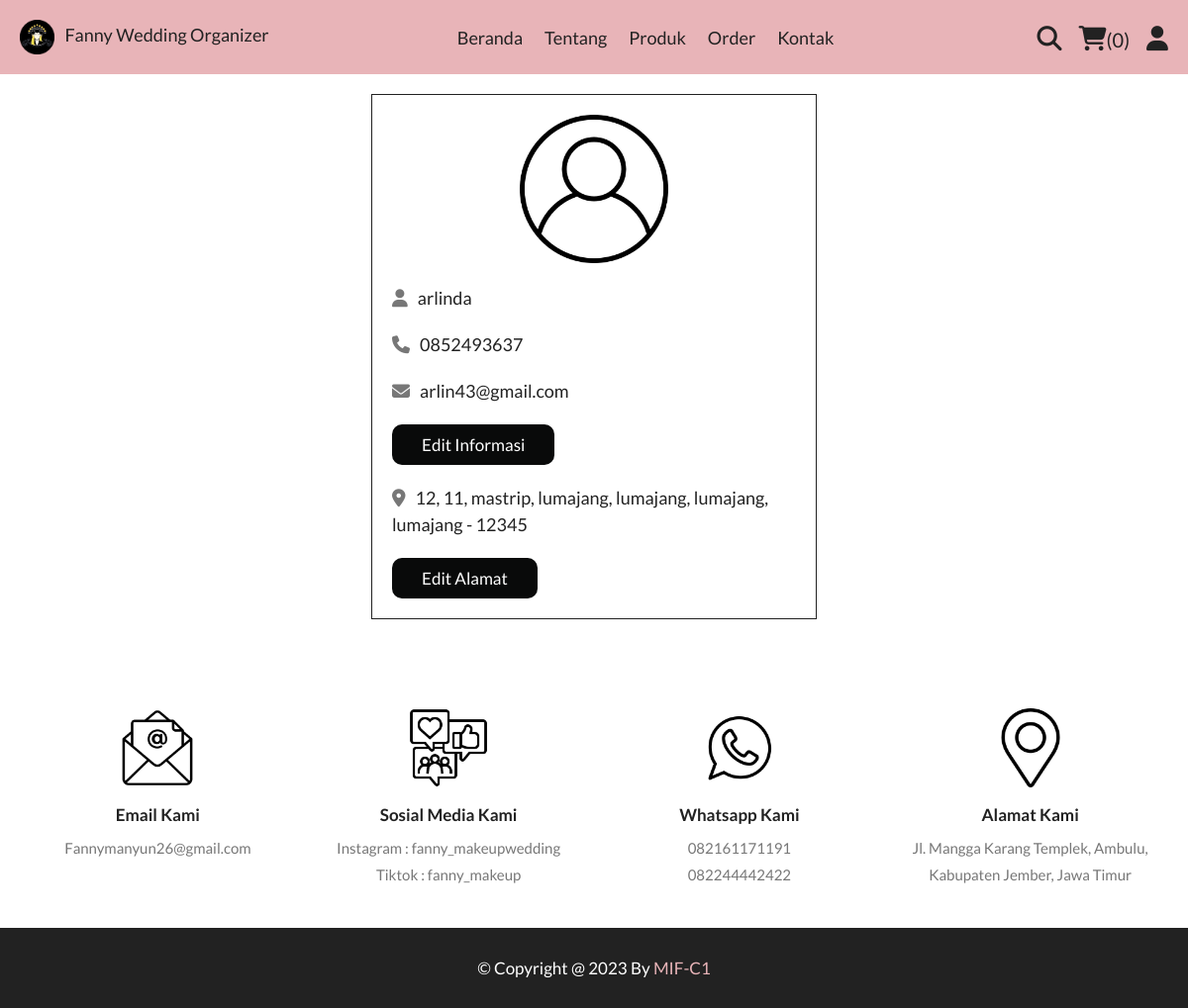
Before: /profile.php (signed in) with the older database file.
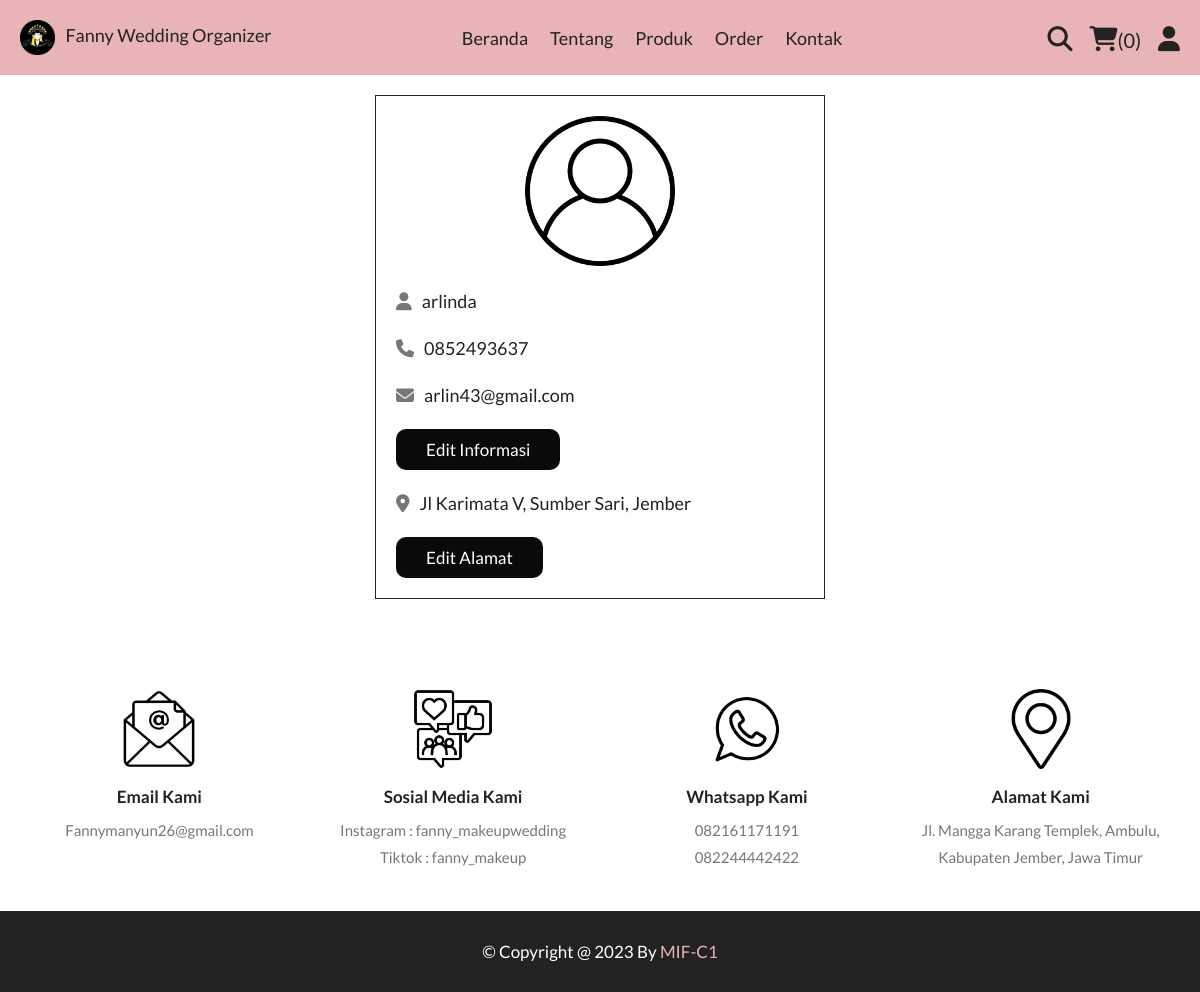
After: the same page with the newer database file.
### tables this page shows
CREATE TABLE `users` (
  `id` int(11) NOT NULL,
  `name` varchar(50) NOT NULL,
  `email` varchar(50) NOT NULL,
  `number` varchar(50) NOT NULL,
  `password` varchar(50) NOT NULL,
  `address` varchar(255) NOT NULL
);

### profile.php (the view, shortened to what this page needs)
<?php
include 'components/connect.php';
?>
<!DOCTYPE html>
<html lang="en">
<head>
   <link rel="stylesheet" href="https://cdnjs.cloudflare.com/ajax/libs/font-awesome/6.1.1/css/all.min.css">
   <link rel="stylesheet" href="https://stackpath.bootstrapcdn.com/font-awesome/4.7.0/css/font-awesome.min.css"
      type="text/css" media="all"/>
   <link rel="stylesheet" href="css/style.css">
</head>
<body>
<?php include 'components/user_header.php'; ?>
<section class="user-details">
   <div class="user">
      <img src="images/user-icon.png" alt="">
      <p><i class="fas fa-user"></i><span><span><?= $fetch_profile['name']; ?></span></span></p>
      <p><i class="fas fa-phone"></i><span><?= $fetch_profile['number']; ?></span></p>
      <p><i class="fas fa-envelope"></i><span><?= $fetch_profile['email']; ?></span></p>
      <a href="update_profile.php" class="btn">edit informasi</a>
      <p class="address"><i class="fas fa-map-marker-alt"></i><span><?php if($fetch_profile['address'] == ''){echo 'masukan alamat Anda';}else{echo $fetch_profile['address'];} ?></span></p>
      <a href="update_address.php" class="btn">edit alamat</a>
   </div>
</section>
<?php include 'components/footer.php'; ?>
</body>
</html>

### components/user_header.php (shortened to what this page needs)
<!DOCTYPE html>
<html lang="en">
<head>
   <link rel="stylesheet" href="css/head.css">
</head>
<body>
<header class="header">
   <section class="flex">
      <a class="logo" href="home.php">
        <img class="z" src="images/logofanny.png" width="35" height="35"> &nbsp; Fanny Wedding Organizer
      </a>
      <nav class="navbar">
         <a href="home.php">Beranda</a>
         <a href="about.php">Tentang</a>
         <a href="menu.php">Produk</a>
         <a href="orders.php">Order</a>
         <a href="contact.php">Kontak</a>
      </nav>
      <div class="icons">
         <?php
            $count_cart_items = $conn->prepare("SELECT * FROM `cart` WHERE user_id = ?");
            $count_cart_items->execute([$user_id]);
            $total_cart_items = $count_cart_items->rowCount();
         ?>
         <a href="search.php"><i class="fas fa-search"></i></a>
         <a href="cart.php"><i class="fas fa-shopping-cart"></i><span>(<?= $total_cart_items; ?>)</span></a>
         <div id="user-btn" class="fas fa-user"></div>
      </div>
         <?php
            $select_profile = $conn->prepare("SELECT * FROM `users` WHERE id = ?");
            $select_profile->execute([$user_id]);
            if($select_profile->rowCount() > 0){
               $fetch_profile = $select_profile->fetch(PDO::FETCH_ASSOC);
         ?>
         <?php
            }else{
         ?>
            <p class="name">Silahkan masuk terlebih dahulu!</p>
            <a href="login.php" class="btn">Masuk</a>
         <?php
          }
         ?>
   </section>
</header>
</body>
</html>

### components/footer.php (shortened to what this page needs)
<footer class="footer">
   <section class="grid">
      <div class="box">
         <img src="images/email-icon.png" alt="">
         <h3>Email Kami</h3>
         <a href="https://mail.google.com/mail/u/0/?view=cm&tf=1&fs=1&to=Fannymanyun26@gmail.com">Fannymanyun26@gmail.com</a>
      </div>
      <div class="box">
         <img src="images/alamat social-media.png" alt="">
         <h3>Sosial Media Kami</h3>
         <a href="https://instagram.com/fanny_makeupwedding?igshid=ZmVmZTY5ZGE=">Instagram : fanny_makeupwedding</a>
         <a href="https://www.tiktok.com/@fannysulistiowati?_t=8XyWlTeBsn3&_r=1">Tiktok : fanny_makeup</a>
      </div>
      <div class="box">
         <img src="images/alamat whatsapp.png" alt="">
         <h3>Whatsapp Kami</h3>
         <a href="whatsapp://send?&phone=+6282161171191">082161171191</a>
         <a href="whatsapp://send?&phone=+6282244442422">082244442422</a>
      </div>
      <div class="box">
         <img src="images/map-icon.png" alt="">
         <h3>Alamat Kami</h3>
         <a href="https://www.google.com/maps/place/8%C2%B022'02.4%22S+113%C2%B038'29.9%22E/@-8.3673267,113.6394358,17z/data=!3m1!4b1!4m5!3m4!1s0x0:0xceb6403cd55bc3c4!8m2!3d-8.3673267!4d113.6416245?hl=id">Jl. Mangga Karang Templek, Ambulu, Kabupaten Jember, Jawa Timur</a>
      </div>
   </section>
   <div class="credit">&copy; copyright @ <?= date('Y'); ?> by <span>MIF-C1</span> </div>
</footer>

### css/style.css (style rules this page uses)
:root { --color-custom : #E8B4B8; --yellow:#fed330; --red:rgb(158, 0, 0); --white:#fff; --black:#222; --light-color:#777; --border:.1rem solid var(--black); --pr-color : #E8B4B8; }
* { font-family: 'Lato' ,'Rubik', 'sans-serif'; margin:0; padding:0; box-sizing: border-box; outline: none; border: none; text-decoration: none; }
html { font-size: 62.5%; overflow-x: hidden; scroll-behavior: smooth; stop-opacity: 7rem; }
section { margin:0 auto; max-width: 1200px; padding:2rem; }
.btn, .delete-btn { margin-top: 1rem; display: inline-block; font-size: 1.7rem; padding:1rem 3rem; cursor: pointer; text-transform: capitalize; transition: .2s linear; }
.btn { background-color: #090a0a; color:white; border-radius: 10px; }
.header { position: sticky; top:0; left:0; right:0; z-index: 1000; background: var(--pr-color); }
.header .flex { display:flex; align-items: center; justify-content: space-between; position: relative; float: none; }
.header .flex .logo { color:var(--black); font-size: large; }
.header .flex .navbar a { font-size: 1.8rem; color:var(--black); margin:0 1rem; transition: all .2s ease-in; }
.header .flex .icons > * { margin-left: 1.5rem; font-size: 2.5rem; color:var(--black); cursor: pointer; transition: all .2s ease-in; }
.header .flex .icons span { font-size: 2rem; }
.user-details .user { max-width: 45rem; margin:0 auto; border:var(--border); padding:2rem; }
.user-details .user img { width: 100%; height: 15rem; object-fit: contain; margin-bottom: 1rem; }
.user-details .user p { padding:1rem 0; line-height: 1.5; font-size: 1.8rem; }
.user-details .user p span { color:var(--black); }
.user-details .user p i { margin-right: 1rem; color:var(--light-color); }
.user-details .user .address { margin-top: 1rem; }
.footer .grid { display: grid; grid-template-columns: repeat(auto-fit, minmax(27rem, 1fr)); gap:1.5rem; align-items: flex-start; padding-top: 5rem; }
.footer .grid .box { padding:2rem; text-align: center; }
.footer .grid .box img { height: 8rem; width: 100%; object-fit: contain; margin-bottom: .5rem; }
.footer .grid .box h3 { margin:1rem 0; font-size: 1.7rem; color:var(--black); text-transform: capitalize; }
.footer .grid .box p, .footer .grid .box a { display: block; font-size: 1.5rem; color:var(--light-color); line-height: 1.8; }
.credit { padding:3rem 2rem; text-align: center; background-color: var(--black); color:var(--white); font-size: 1.7rem; text-transform: capitalize; }
.credit span { color:var(--pr-color); }

### css/head.css (style rules this page uses)
img.z { vertical-align:middle; }

Changed rows visible on the page:
changed users "arlinda": address "12, 11, mastrip, lumajang, lumajang, lumajang, lumajang - 12345" → "Jl Karimata V, Sumber Sari, Jember"
